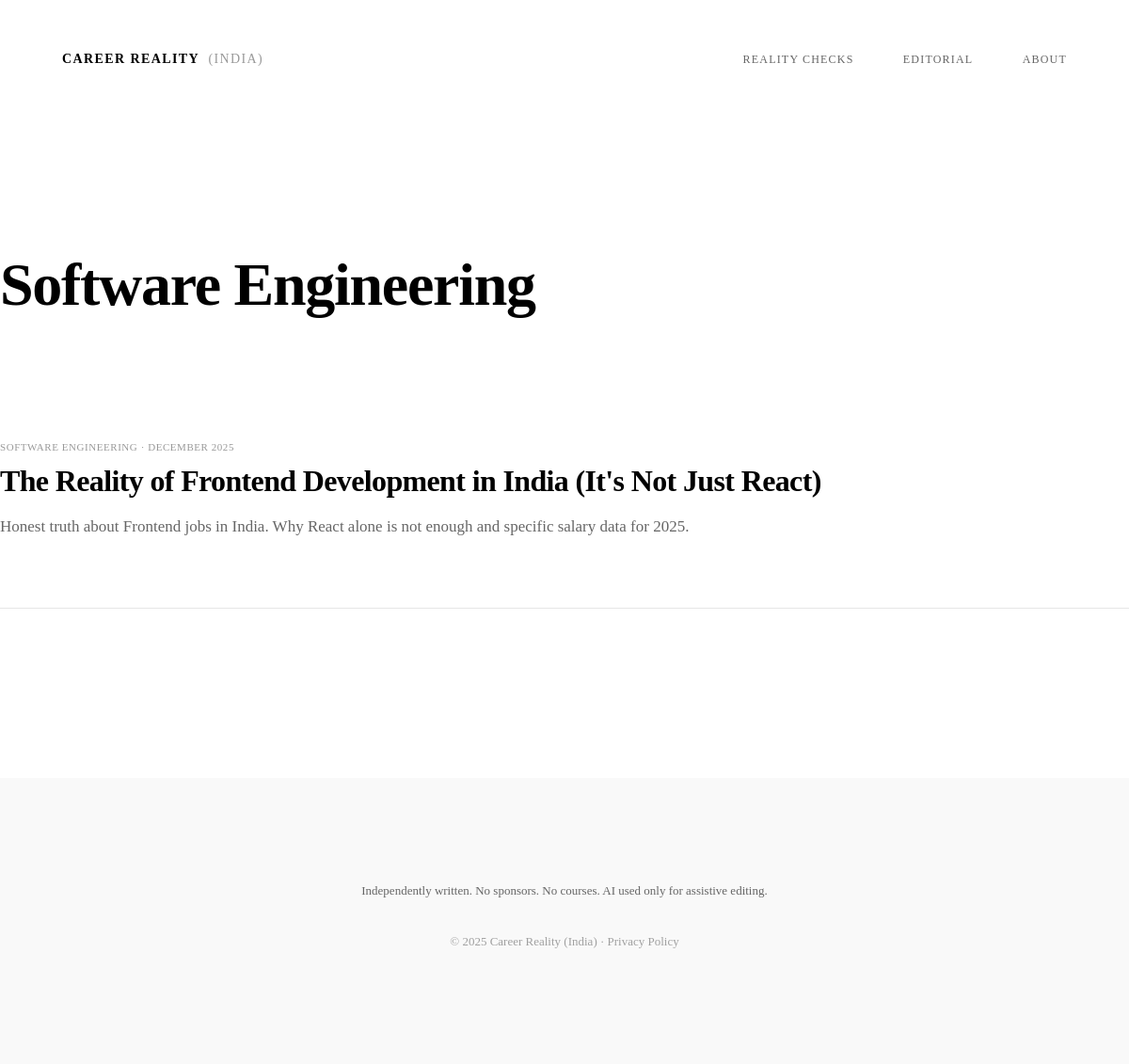
The page /category/software-engineering/ on the database as committed earlier.
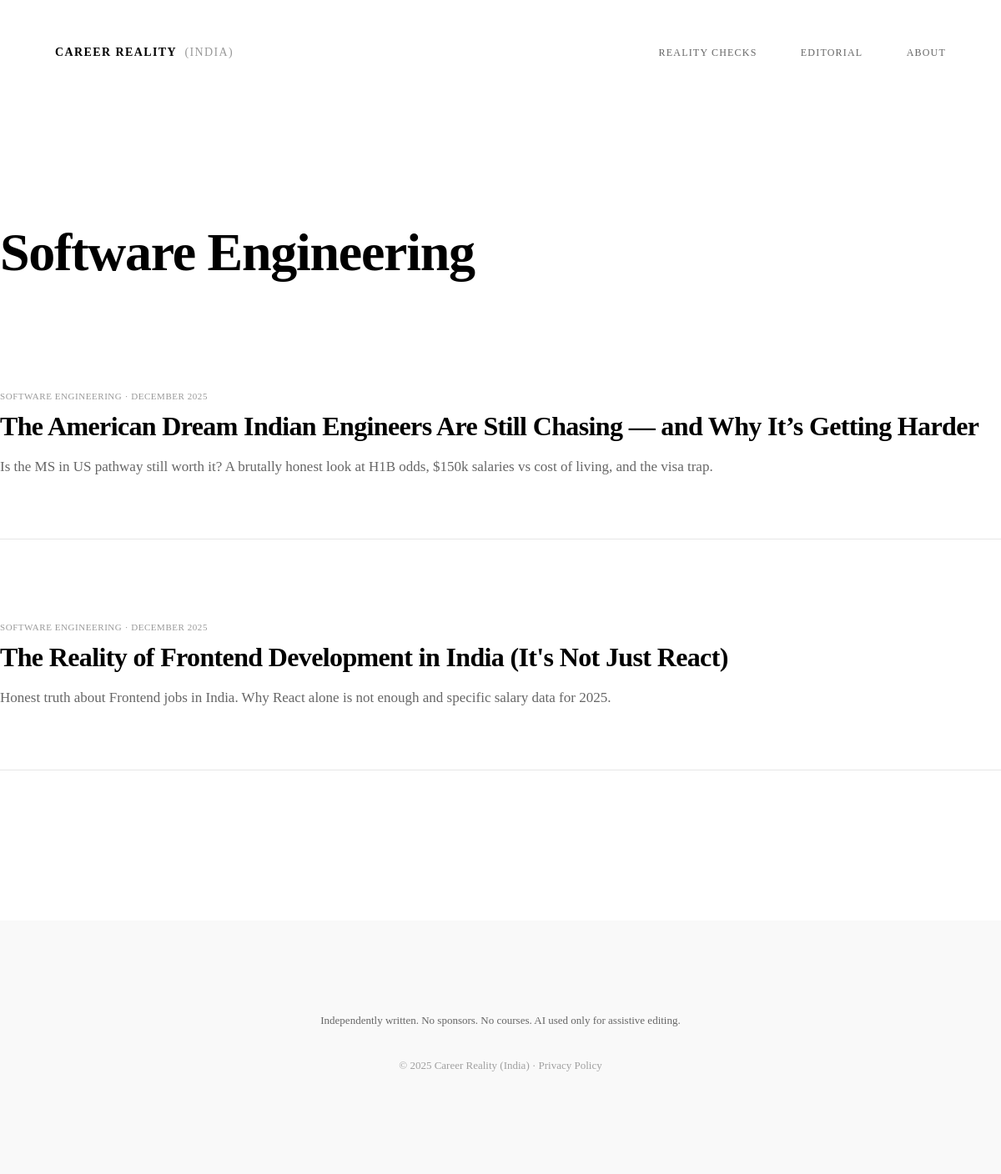
The same page on the database as committed later.
### content/models.py (models this page shows, shortened)
class Category(models.Model):
    name = models.CharField(max_length=100)
    slug = models.SlugField(unique=True)
    description = models.TextField(blank=True)
    order = models.PositiveIntegerField(default=0, help_text="Display order (0 = first)")
    class Meta:
        verbose_name_plural = "Categories"
        ordering = ['order', 'name']

class Article(models.Model):
    STATUS_CHOICES = [
        ('draft', 'Draft'),
        ('published', 'Published'),
    ]
    title = models.CharField(max_length=200)
    slug = models.SlugField(unique=True, max_length=200)
    author = models.ForeignKey(Author, on_delete=models.PROTECT)
    category = models.ForeignKey(Category, on_delete=models.PROTECT)
    status = models.CharField(max_length=20, choices=STATUS_CHOICES, default='draft')
    target_persona = models.CharField(max_length=255, help_text="Who is this specific article for?")
    who_should_avoid = models.TextField(help_text="Trust Signal: Who should NOT pursue this?")
    common_expectation = models.TextField(help_text="The Myth / What people think")
    actual_reality = models.TextField(help_text="The Truth / What it's actually like")
    salary_reality = models.TextField(help_text="Real data tables/ranges. No hype.")
    stuck_point = models.TextField(help_text="Where most people fail or plateau")
    verdict = models.TextField(help_text="Final honest conclusion")
    meta_title = models.CharField(max_length=60, help_text="SEO Title (max 60 chars)")
    meta_description = models.CharField(max_length=160, help_text="SEO Description (max 160 chars)")
    published_at = models.DateTimeField(blank=True, null=True)
    updated_at = models.DateTimeField(auto_now=True)
    last_reality_check = models.DateField(blank=True, null=True, help_text="Date of last factual review")

### content/views.py (the view)
# urls.py: path('category/<slug:slug>/', views.category_detail, name='category_detail'),
def category_detail(request, slug):
    category = get_object_or_404(Category, slug=slug)
    articles = Article.objects.filter(category=category, status='published').order_by('-published_at')
    return render(request, 'content/category_detail.html', {
        'category': category,
        'articles': articles
    })

### templates/content/category_detail.html (shortened to what this page needs)
{% extends "base.html" %}
{% block content %}
<header style="margin-bottom: 4rem;">
    <h1>{{ category.name }}</h1>
</header>
{% include "content/article_list_partial.html" %}
{% endblock %}

### templates/base.html (shortened to what this page needs)
<!DOCTYPE html>
<html lang="en">
<head>
    {% include "partials/meta.html" %}
</head>
<body>
    {% include "partials/header.html" %}
    <main>
        {% block content %}{% endblock %}
    </main>
    {% include "partials/footer.html" %}
</body>
</html>

### templates/partials/meta.html (shortened to what this page needs)
{% load static %}
<link rel="stylesheet" href="{% static 'css/style.css' %}">

### templates/partials/header.html
<header class="site-header">
    <div class="container-wide nav-flex">
        <div>
            <a href="/" class="site-title">CAREER REALITY <span>(India)</span></a>
        </div>
        <nav class="site-nav">
            <a href="{% url 'salary_reality' %}">Reality Checks</a>
            <a href="{% url 'editorial' %}">Editorial</a>
            <a href="{% url 'about' %}">About</a>
        </nav>
    </div>
</header>

### templates/content/article_list_partial.html
{% for article in articles %}
<div class="article-list-item">
    <div class="article-list-meta">
        {{ article.category.name }} · {{ article.updated_at|date:"F Y" }}
    </div>
    <h3 class="article-list-title">
        <a href="{% url 'article_detail' article.slug %}">
            {{ article.title }}
        </a>
    </h3>
    <p class="article-list-desc">
        {{ article.meta_description }}
    </p>
</div>
{% endfor %}

### templates/partials/footer.html
<footer class="site-footer">
    <div class="container-medium">
        <p>
            Independently written. No sponsors. No courses.
            AI used only for assistive editing.
        </p>
        <p style="opacity: 0.6; margin-top: 2rem;">
            &copy; {% now "Y" %} Career Reality (India) · <a href="{% url 'privacy_policy' %}"
                style="text-decoration: none; color: inherit;">Privacy Policy</a>
        </p>
    </div>
</footer>

### static/css/style.css (style rules this page uses)
:root { --c-white: #ffffff; --c-black: #000000; --c-grey-dark: #222222; --c-grey-mid: #666666; --c-grey-light: #999999; --c-divider: #e6e6e6; --c-bg-footer: #f9f9f9; --w-wide: 1100px; --w-medium: 840px; --w-narrow: 640px; --space-sm: 16px; --space-md: 48px; --space-lg: 96px; --space-xl: 180px; }
* { box-sizing: border-box; }
body { background-color: var(--c-white); color: var(--c-grey-mid); font-family: var(--font-stack); font-size: 17px; line-height: 1.65; margin: 0; padding: 0; -webkit-font-smoothing: antialiased; }
.container-wide { max-width: var(--w-wide); margin: 0 auto; padding: 0 var(--space-sm); }
.container-medium { max-width: var(--w-medium); margin: 0 auto; padding: 0 var(--space-sm); }
h1, h2, h3 { color: var(--c-black); line-height: 1.1; letter-spacing: -0.02em; }
h1 { font-size: 64px; font-weight: 700; margin-top: 0; margin-bottom: var(--space-sm); color: var(--c-black); }
h3 { font-size: 20px; font-weight: 500; }
p { margin-bottom: 24px; max-width: 100%; }
a { color: var(--c-black); text-decoration: underline; text-decoration-color: var(--c-divider); text-underline-offset: 4px; transition: opacity 0.2s; }
header { padding: var(--space-md) 0; margin-bottom: var(--space-lg); }
.nav-flex { display: flex; justify-content: space-between; align-items: baseline; }
.site-title { font-size: 14px; font-weight: 800; text-transform: uppercase; letter-spacing: 0.1em; color: var(--c-black); text-decoration: none; }
.site-title span { font-weight: 400; color: var(--c-grey-light); margin-left: 5px; }
nav a { font-size: 12px; font-weight: 500; text-transform: uppercase; letter-spacing: 0.1em; color: var(--c-grey-mid); margin-left: var(--space-md); text-decoration: none; }
.article-list-item { margin-bottom: var(--space-lg); padding-bottom: var(--space-md); border-bottom: 1px solid var(--c-divider); }
.article-list-meta { font-size: 11px; text-transform: uppercase; letter-spacing: 0.05em; color: var(--c-grey-light); margin-bottom: text-bottom; }
.article-list-title { font-size: 32px; font-weight: 700; margin: 8px 0 12px 0; line-height: 1.15; }
.article-list-title a { text-decoration: none; color: var(--c-black); }
footer { background-color: var(--c-bg-footer); padding: var(--space-lg) 0; margin-top: var(--space-xl); font-size: 13px; color: var(--c-grey-mid); text-align: center; }

Rows that differ between the two databases and show on the page:
added Article: category.name "SOFTWARE ENGINEERING", updated_at "DECEMBER 2025", title "The American Dream Indian Engineers Are Still Chasing — and Why It’s Getting Harder", meta_description "Is the MS in US pathway still worth it? A brutally honest look at H1B odds, $150k salaries vs cost of living, and the visa trap."
